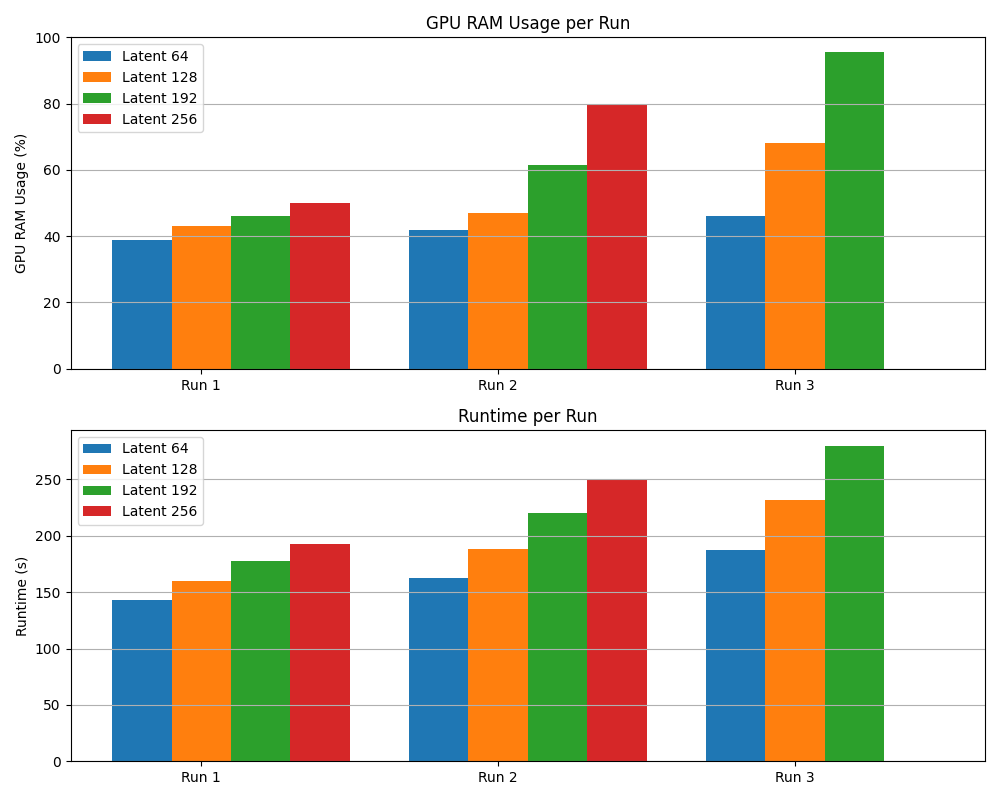

This figure's Python source:
import matplotlib.pyplot as plt
import numpy as np

# Data
runs = ["Run 1", "Run 2", "Run 3"]
latent_dims = [64, 128, 192, 256]

gpu_usage = {
    64: [39, 42, 46],
    128: [43, 47, 68],
    192: [46, 61.5, 95.5],
    256: [50, 80, 0]  # OOM replaced with 0 for visualization
}

runtime = {
    64: [2*60 + 23, 2*60 + 43, 3*60 + 7],
    128: [2*60 + 40, 3*60 + 8, 3*60 + 52],
    192: [2*60 + 58, 3*60 + 40, 4*60 + 40],
    256: [3*60 + 13, 4*60 + 10, 0]  # OOM replaced with 0
}

# Plot setup
x = np.arange(len(runs))  # Indices for runs
bar_width = 0.2

fig, axs = plt.subplots(2, 1, figsize=(10, 8))

# --- GPU Usage Plot ---
ax = axs[0]
for i, latent in enumerate(latent_dims):
    values = gpu_usage[latent]
    ax.bar(x + i*bar_width - bar_width, values, bar_width, label=f"Latent {latent}")

ax.set_ylabel("GPU RAM Usage (%)")
ax.set_title("GPU RAM Usage per Run")
ax.set_xticks(x)
ax.set_xticklabels(runs)
ax.set_ylim(0,100)
ax.legend()
ax.grid(axis='y')

# --- Runtime Plot ---
ax = axs[1]
for i, latent in enumerate(latent_dims):
    values = runtime[latent]
    ax.bar(x + i*bar_width - bar_width, values, bar_width, label=f"Latent {latent}")

ax.set_ylabel("Runtime (s)")
ax.set_title("Runtime per Run")
ax.set_xticks(x)
ax.set_xticklabels(runs)
ax.legend()
ax.grid(axis='y')

plt.tight_layout()
plt.savefig("plot.png")
